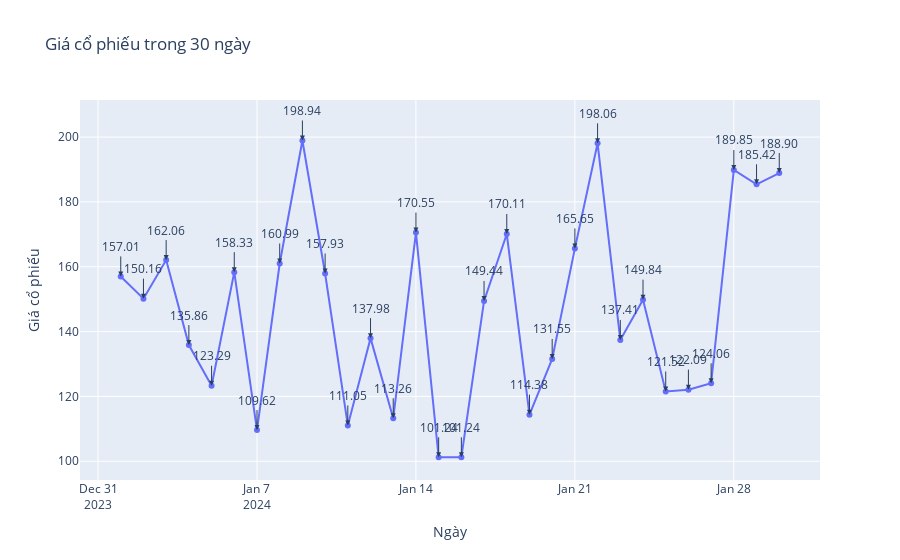

The notebook cell saved with this chart:
### Code cell
import plotly.graph_objs as go
import pandas as pd
import numpy as np

# Tạo dữ liệu mẫu
dates = pd.date_range(start='2024-01-01', periods=30)  # 30 ngày bắt đầu từ 1/1/2024
prices = np.random.uniform(low=100, high=200, size=len(dates))  # Giá ngẫu nhiên

# Tạo biểu đồ
fig = go.Figure()

# Thêm dữ liệu vào biểu đồ
fig.add_trace(go.Scatter(x=dates, y=prices, mode='lines+markers', name='Giá cổ phiếu'))

# Thêm nhãn cho từng điểm dữ liệu
for i in range(len(dates)):
    fig.add_annotation(
        x=dates[i],
        y=prices[i],
        text=f"{prices[i]:.2f}",  # Hiển thị giá với 2 chữ số thập phân
        showarrow=True,
        arrowhead=2,
        ax=0,
        ay=-30
    )

# Cấu hình biểu đồ
fig.update_layout(
    title="Giá cổ phiếu trong 30 ngày",
    xaxis_title="Ngày",
    yaxis_title="Giá cổ phiếu",
    # template="plotly_dark",
    hovermode="x unified",
)

# Hiển thị biểu đồ
fig.show()
# fig.write_html("chart.html")

### Figure 1 — Plotly figure (JSON) as saved in the notebook; plotly's stock layout.template omitted (floating-point values rounded to 4 significant figures)
{"data": [{"mode": "lines+markers", "name": "Giá cổ phiếu", "type": "scatter", "x": ["2024-01-01T00:00:00", "2024-01-02T00:00:00", "2024-01-03T00:00:00", "2024-01-04T00:00:00", "2024-01-05T00:00:00", "2024-01-06T00:00:00", "2024-01-07T00:00:00", "2024-01-08T00:00:00", "2024-01-09T00:00:00", "2024-01-10T00:00:00", "2024-01-11T00:00:00", "2024-01-12T00:00:00", "2024-01-13T00:00:00", "2024-01-14T00:00:00", "2024-01-15T00:00:00", "2024-01-16T00:00:00", "2024-01-17T00:00:00", "2024-01-18T00:00:00", "2024-01-19T00:00:00", "2024-01-20T00:00:00", "2024-01-21T00:00:00", "2024-01-22T00:00:00", "2024-01-23T00:00:00", "2024-01-24T00:00:00", "2024-01-25T00:00:00", "2024-01-26T00:00:00", "2024-01-27T00:00:00", "2024-01-28T00:00:00", "2024-01-29T00:00:00", "2024-01-30T00:00:00"], "y": [157.0, 150.2, 162.1, 135.9, 123.3, 158.3, 109.6, 161.0, 198.9, 157.9, 111.1, 138.0, 113.3, 170.5, 101.2, 101.2, 149.4, 170.1, 114.4, 131.6, 165.6, 198.1, 137.4, 149.8, 121.5, 122.1, 124.1, 189.8, 185.4, 188.9]}], "layout": {"annotations": [{"arrowhead": 2, "ax": 0, "ay": -30, "showarrow": true, "text": "157.01", "x": "2024-01-01T00:00:00", "y": 157.0}, {"arrowhead": 2, "ax": 0, "ay": -30, "showarrow": true, "text": "150.16", "x": "2024-01-02T00:00:00", "y": 150.2}, {"arrowhead": 2, "ax": 0, "ay": -30, "showarrow": true, "text": "162.06", "x": "2024-01-03T00:00:00", "y": 162.1}, {"arrowhead": 2, "ax": 0, "ay": -30, "showarrow": true, "text": "135.86", "x": "2024-01-04T00:00:00", "y": 135.9}, {"arrowhead": 2, "ax": 0, "ay": -30, "showarrow": true, "text": "123.29", "x": "2024-01-05T00:00:00", "y": 123.3}, {"arrowhead": 2, "ax": 0, "ay": -30, "showarrow": true, "text": "158.33", "x": "2024-01-06T00:00:00", "y": 158.3}, {"arrowhead": 2, "ax": 0, "ay": -30, "showarrow": true, "text": "109.62", "x": "2024-01-07T00:00:00", "y": 109.6}, {"arrowhead": 2, "ax": 0, "ay": -30, "showarrow": true, "text": "160.99", "x": "2024-01-08T00:00:00", "y": 161.0}, {"arrowhead": 2, "ax": 0, "ay": -30, "showarrow": true, "text": "198.94", "x": "2024-01-09T00:00:00", "y": 198.9}, {"arrowhead": 2, "ax": 0, "ay": -30, "showarrow": true, "text": "157.93", "x": "2024-01-10T00:00:00", "y": 157.9}, {"arrowhead": 2, "ax": 0, "ay": -30, "showarrow": true, "text": "111.05", "x": "2024-01-11T00:00:00", "y": 111.1}, {"arrowhead": 2, "ax": 0, "ay": -30, "showarrow": true, "text": "137.98", "x": "2024-01-12T00:00:00", "y": 138.0}, {"arrowhead": 2, "ax": 0, "ay": -30, "showarrow": true, "text": "113.26", "x": "2024-01-13T00:00:00", "y": 113.3}, {"arrowhead": 2, "ax": 0, "ay": -30, "showarrow": true, "text": "170.55", "x": "2024-01-14T00:00:00", "y": 170.5}, {"arrowhead": 2, "ax": 0, "ay": -30, "showarrow": true, "text": "101.24", "x": "2024-01-15T00:00:00", "y": 101.2}, {"arrowhead": 2, "ax": 0, "ay": -30, "showarrow": true, "text": "101.24", "x": "2024-01-16T00:00:00", "y": 101.2}, {"arrowhead": 2, "ax": 0, "ay": -30, "showarrow": true, "text": "149.44", "x": "2024-01-17T00:00:00", "y": 149.4}, {"arrowhead": 2, "ax": 0, "ay": -30, "showarrow": true, "text": "170.11", "x": "2024-01-18T00:00:00", "y": 170.1}, {"arrowhead": 2, "ax": 0, "ay": -30, "showarrow": true, "text": "114.38", "x": "2024-01-19T00:00:00", "y": 114.4}, {"arrowhead": 2, "ax": 0, "ay": -30, "showarrow": true, "text": "131.55", "x": "2024-01-20T00:00:00", "y": 131.6}, {"arrowhead": 2, "ax": 0, "ay": -30, "showarrow": true, "text": "165.65", "x": "2024-01-21T00:00:00", "y": 165.6}, {"arrowhead": 2, "ax": 0, "ay": -30, "showarrow": true, "text": "198.06", "x": "2024-01-22T00:00:00", "y": 198.1}, {"arrowhead": 2, "ax": 0, "ay": -30, "showarrow": true, "text": "137.41", "x": "2024-01-23T00:00:00", "y": 137.4}, {"arrowhead": 2, "ax": 0, "ay": -30, "showarrow": true, "text": "149.84", "x": "2024-01-24T00:00:00", "y": 149.8}, {"arrowhead": 2, "ax": 0, "ay": -30, "showarrow": true, "text": "121.52", "x": "2024-01-25T00:00:00", "y": 121.5}, {"arrowhead": 2, "ax": 0, "ay": -30, "showarrow": true, "text": "122.09", "x": "2024-01-26T00:00:00", "y": 122.1}, {"arrowhead": 2, "ax": 0, "ay": -30, "showarrow": true, "text": "124.06", "x": "2024-01-27T00:00:00", "y": 124.1}, {"arrowhead": 2, "ax": 0, "ay": -30, "showarrow": true, "text": "189.85", "x": "2024-01-28T00:00:00", "y": 189.8}, {"arrowhead": 2, "ax": 0, "ay": -30, "showarrow": true, "text": "185.42", "x": "2024-01-29T00:00:00", "y": 185.4}, {"arrowhead": 2, "ax": 0, "ay": -30, "showarrow": true, "text": "188.90", "x": "2024-01-30T00:00:00", "y": 188.9}], "hovermode": "x unified", "title": {"text": "Giá cổ phiếu trong 30 ngày"}, "xaxis": {"title": {"text": "Ngày"}}, "yaxis": {"title": {"text": "Giá cổ phiếu"}}}}
